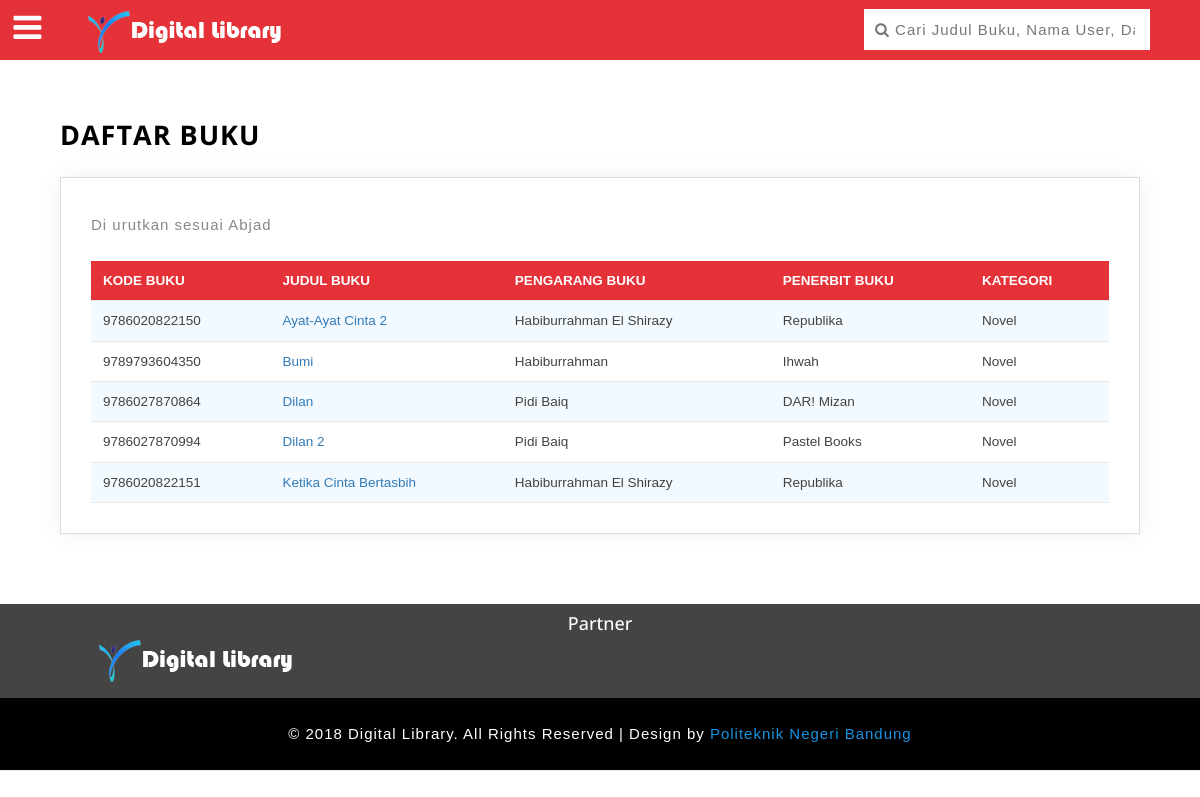
Page /proyek/daftarbuku.php (signed in) on the committed database.
### tables this page shows
CREATE TABLE `tb_buku` (
  `kode_buku` char(13) NOT NULL,
  `judul` varchar(32) NOT NULL,
  `pengarang` varchar(32) NOT NULL,
  `penerbit` varchar(32) NOT NULL,
  `kategori` varchar(50) NOT NULL,
  `sinopsis` text NOT NULL,
  `deskripsi` text NOT NULL
);

### proyek/asset/content/daftar-buku.php (the view, shortened to what this page needs)
<div class="inner_content">
					<div class="inner_content_w3_agile_info two_in">
					  <h2 class="w3_inner_tittle">Daftar Buku</h2>
								<div class="blank_w3ls_agile">
									<div class="blank-page agile_info_shadow">
										<p>Di urutkan sesuai Abjad</p>
										<table id="table">
											<thead>
												<tr>
													<th>Kode Buku</th>
													<th>Judul Buku</th>
													<th>Pengarang Buku</th>
													<th>Penerbit Buku</th>
													<th>Kategori</th>
												</tr>
											</thead>
											<tbody>
												<?php
													$connection = new ConnectionDB();
													$conn = $connection->getConnection();
														$sql 	= 'SELECT * FROM tb_buku ORDER BY judul ASC';
													$result = $conn->prepare($sql);
													$result->execute();
													foreach($result as $row){
												?>
												<tr>
                                                <td><?php echo $row['kode_buku']?></td>
                                                <td><a href="detailbuku.php?id=<?php echo $row['kode_buku'] ?>"><?php echo $row['judul']?></a></td>
                                                <td><?php echo $row['pengarang']?></td>
                                                <td><?php echo $row['penerbit']?></td>
                                                <td><?php echo $row['kategori']?></td>
                                            </tr>
                                        <?php } ?>
                                    		</tbody>
										</table>
									</div>
								</div>
				    </div>
				</div>

### proyek/css/table-style.css (style rules this page uses)
table { background: white; border-collapse: collapse; margin: 1.25em 0 0; width: 100%; }
table tr, table th, table td { border: none; border-bottom: 1px solid #e8e8e8; font-size: .95em; }
table th, table td { padding: 10px 12px; text-align: left; }
table th { background: #e53238; color: #fff; text-transform: uppercase; }
table tr td { background: #f3faff; color: #424242; }
table tr:nth-of-type(2n+2) td { background: #ffffff; }
table { width: 100%; }

### proyek/css/component.css (style rules this page uses)
*, *:after, *::before { -webkit-box-sizing: border-box; -moz-box-sizing: border-box; box-sizing: border-box; }

### proyek/css/circles.css (style rules this page uses)
body { background-color:#ECF0F1; }

### proyek/css/style.css (style rules this page uses)
body { margin:0; padding:0; background:#fff; font-family: 'Open Sans', sans-serif; }
h1,h2,h3,h4,h5,h6 { margin:0; font-family: 'Open Sans', sans-serif; }
p { margin:0; letter-spacing:1px; }
p,ul,ol { font-size:14px; }
input[type="submit"],a,.nbs-flexisel-nav-left,.nbs-flexisel-nav-right { transition:.5s ease-in; -webkit-transition:.5s ease-in; -moz-transition:.5s ease-in; -o-transition:.5s ease-in; -ms-transition:.5s ease-in; }
.inner_content { padding: 4em 4em; }
.agile_info_shadow { padding: 1em; box-shadow: 0 0px 24px 0 rgba(0, 0, 0, 0.06), 0 1px 0px 0 rgba(0, 0, 0, 0.02); -webkit-box-shadow: 0 0px 24px 0 rgba(0, 0, 0, 0.06), 0 1px 0px 0 rgba(0, 0, 0, 0.02); -moz-box-shadow: 0 0px 24px 0 rgba(0, 0, 0, 0.06), 0 1px 0px 0 rgba(0, 0, 0, 0.02); -o-box-shadow:0 0px 24px 0 rgba(0, 0, 0, 0.06), 0 1px 0px 0 rgba(0, 0, 0, 0.02); border: 1px solid #ddd; }
.inner_content_w3_agile_info { margin-top:4.5em; }
.inner_content_w3_agile_info.two_in { margin-top: 4em; }
h2.w3_inner_tittle { text-transform: uppercase; color: #000; margin: 0.5em 0 1em 0; font-weight: 700; font-size: 1.8em; letter-spacing: 1px; }
.charts_agile_w3ls.agile_info_shadow,.asked.agile_info_shadow,.blank-page.agile_info_shadow,.agile3-grids.agile_info_shadow { padding:2em; }
.blank_w3ls_agile p { line-height: 2.3em; color: #888; }
.blank_w3ls_agile { padding-bottom: 10px; }

### proyek/css/style-kategori.css (style rules this page uses)
body { margin:0; font-family: 'Roboto Condensed', sans-serif; background: #fff; }
body a { -webkit-transition: 0.5s all; -moz-transition: 0.5s all; -o-transition: 0.5s all; -ms-transition: 0.5s all; transition: 0.5s all; text-decoration:none; }
h1,h2,h3,h4,h5,h6 { margin:0; }
p { margin:0; }
p { font-size: 1em; color: #999; line-height: 1.8em; }

### rows in the picture
tb_buku: kode_buku "9786020822150", judul "Ayat-Ayat Cinta 2", pengarang "Habiburrahman El Shirazy", penerbit "Republika", kategori "Novel"
tb_buku: kode_buku "9789793604350", judul "Bumi", pengarang "Habiburrahman", penerbit "Ihwah", kategori "Novel"
tb_buku: kode_buku "9786027870864", judul "Dilan", pengarang "Pidi Baiq", penerbit "DAR! Mizan", kategori "Novel"
tb_buku: kode_buku "9786027870994", judul "Dilan 2", pengarang "Pidi Baiq", penerbit "Pastel Books", kategori "Novel"
tb_buku: kode_buku "9786020822151", judul "Ketika Cinta Bertasbih", pengarang "Habiburrahman El Shirazy", penerbit "Republika", kategori "Novel"
